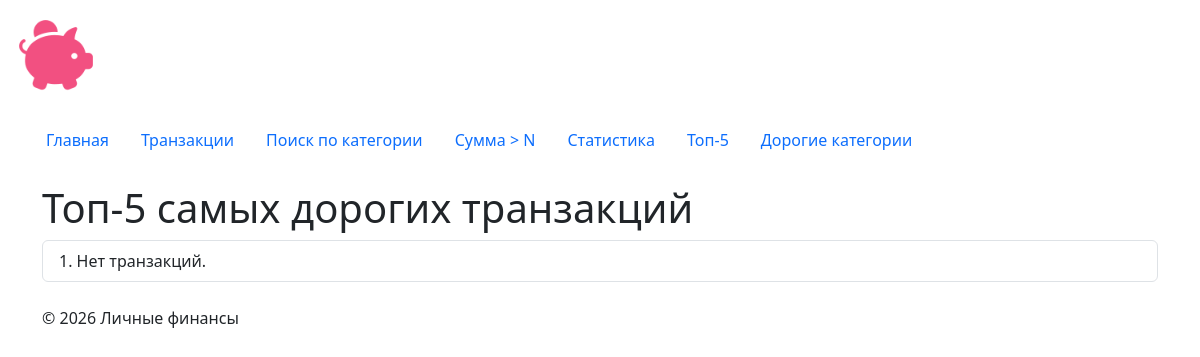
Before: /transactions/top/ with the older database file.
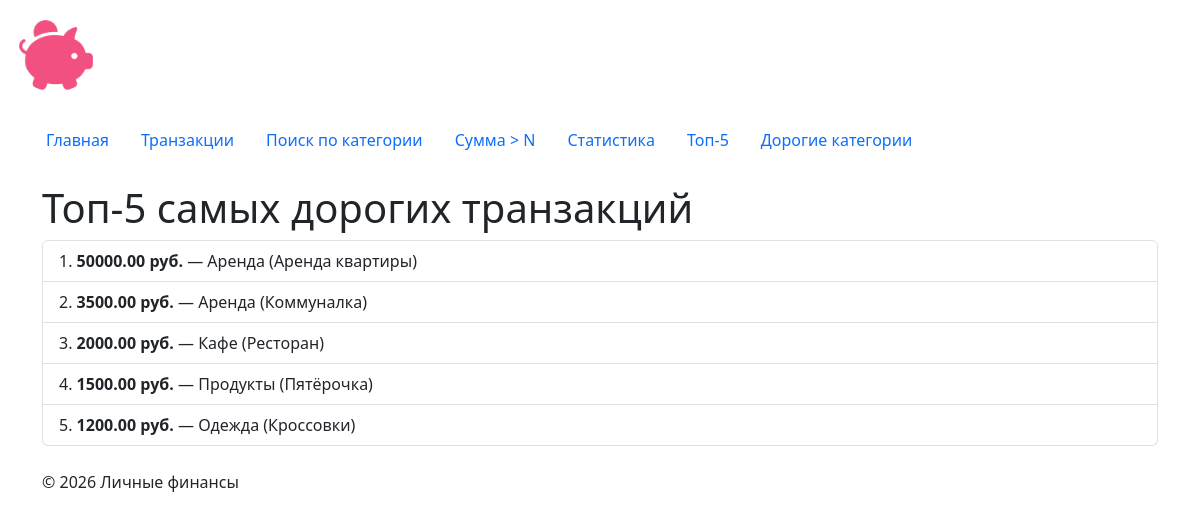
After: the same page with the newer database file.
### transactions/models.py (models this page shows, shortened)
class Transaction(models.Model):
    amount = models.DecimalField(
        max_digits=10, decimal_places=2, verbose_name="Сумма"
    )
    category = models.ForeignKey(
        Category,
        on_delete=models.PROTECT,
        related_name="transactions",
        verbose_name="Категория",
    )
    description = models.CharField(
        max_length=200, blank=True, verbose_name="Описание"
    )
    created_at = models.DateTimeField(auto_now_add=True)
    class Meta:
        verbose_name = "Транзакция"
        verbose_name_plural = "Транзакции"
        ordering = ["-created_at"]

class Category(models.Model):
    name = models.CharField(max_length=100, verbose_name="Название категории")
    class Meta:
        verbose_name = "Категория"
        verbose_name_plural = "Категории"
        ordering = ["name"]

### transactions/views.py (the view)
# urls.py: path("top/", views.transaction_top, name="top"),
def transaction_top(request):
    transactions = (
        Transaction.objects.select_related("category")
        .order_by("-amount")[:5]
    )
    return render(
        request, "transactions/transaction_top.html", {"transactions": transactions}
    )

### transactions/templates/transactions/transaction_top.html (shortened to what this page needs)
{% extends "base.html" %}
{% block content %}
<h1>Топ-5 самых дорогих транзакций</h1>
<ol class="list-group list-group-numbered">
    {% for t in transactions %}
    <li class="list-group-item">
        <strong>{{ t.amount }} руб.</strong> — {{ t.category.name }} ({{ t.description }})
    </li>
    {% empty %}
    <li class="list-group-item">Нет транзакций.</li>
    {% endfor %}
</ol>
{% endblock %}

Changed rows visible on the page:
added Transaction: amount "50000.00", category.name "Аренда", description "Аренда квартиры"
added Transaction: amount "3500.00", category.name "Аренда", description "Коммуналка"
added Transaction: amount "2000.00", category.name "Кафе", description "Ресторан"
added Transaction: amount "1500.00", category.name "Продукты", description "Пятёрочка"
added Transaction: amount "1200.00", category.name "Одежда", description "Кроссовки"
Other visible differences:
text no longer shown: "Нет транзакций."
